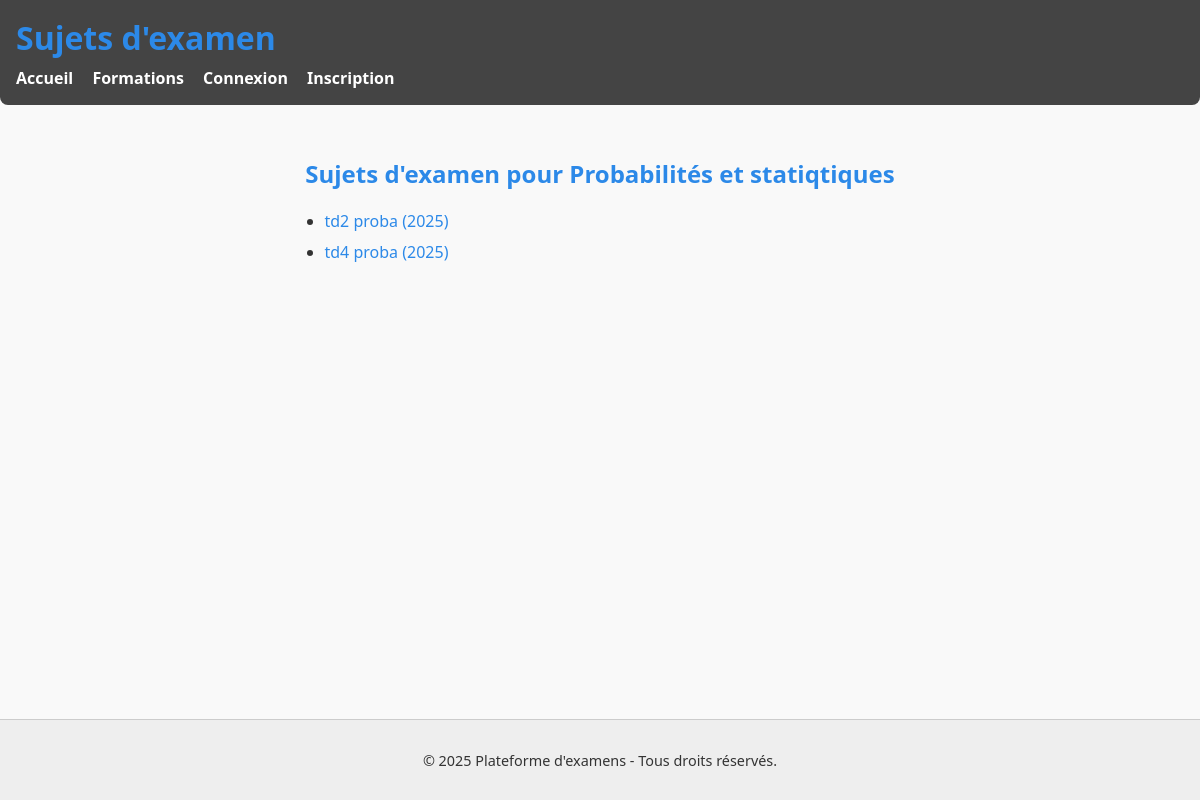
The app's page /sujets/5 with its own data.
### tables this page shows
CREATE TABLE formation (
            id INTEGER PRIMARY KEY AUTOINCREMENT,
            name TEXT
        );

CREATE TABLE subject (
            id INTEGER PRIMARY KEY AUTOINCREMENT,
            title TEXT,
            description TEXT,
            year INT,
            course TEXT,
            file_path TEXT,
            formation_id INTEGER
        );

### server.py (the view)
@app.get('/sujets/<int:formation_id>')
def sujets_par_formation(formation_id):
    subjects = model.get_subjects_by_formation(formation_id)
    formation = model.get_formation(formation_id)
    if not formation:
        return "Formation non trouvée", 404
    return render_template('subjects_by_formation.html', subjects=subjects, formation=formation)

### data_model.py (called while the page is built)
def db_fetch(query, args=(), all=False, db_name=DBFILENAME):
  with sqlite3.connect(db_name) as conn:
    conn.row_factory = sqlite3.Row
    cur = conn.execute(query, args)
    if all:
      res = cur.fetchall()
      if res:
        res = [dict(e) for e in res]
      else:
        res = []
    else:
      res = cur.fetchone()
      if res:
        res = dict(res)
  return res

def get_formation(id):
    return db_fetch("SELECT * FROM formation WHERE id = ?", (id,))

def get_subjects_by_formation(formation_id):
    return db_fetch(
        "SELECT * FROM subject WHERE formation_id = ? ORDER BY year DESC",
        (formation_id,),
        all=True
    )

### templates/subjects_by_formation.html (shortened to what this page needs)
{% extends "base.html" %}
{% block content %}
<h2>Sujets d'examen pour {{ formation.name }}</h2>
<ul>
    {% for subject in subjects %}
    <li><a href="{{ url_for('subject_detail', id=subject.id) }}">{{ subject.title }} ({{ subject.year }})</a></li>
    {% endfor %}
</ul>
{% endblock %}

### templates/base.html (shortened to what this page needs)
<!DOCTYPE html>
<html lang="fr">
<head>
    <link rel="stylesheet" href="{{ url_for('static', filename='style.css') }}">
</head>
<body>
    <header>
        <h1>Sujets d'examen</h1>
        <nav>
            <a href="{{ url_for('home') }}">Accueil</a>
            <a href="{{ url_for('formations_list') }}">Formations</a>
            {% if 'user_id' in session %}
                <a href="{{ url_for('new_subject_form') }}">Ajouter un sujet</a>
                <a href="{{ url_for('logout') }}">Déconnexion</a>
            {% else %}
                <a href="{{ url_for('login_page') }}">Connexion</a>
                <a href="{{ url_for('new_user_page') }}">Inscription</a>
            {% endif %}
        </nav>
    </header>
    <main>
        {% block content %}{% endblock %}
    </main>
    <footer>
        <p>&copy; {{ 2025 }} Plateforme d'examens - Tous droits réservés.</p>
    </footer>
</body>
</html>

### static/style.css (style rules this page uses)
html, body { height: 100%; margin: 0; padding: 0; display: flex; flex-direction: column; font-family: 'Segoe UI', sans-serif; background-color: #f9f9f9; color: #333; }
main { flex: 1; max-width: 900px; margin: 0 auto; padding: 2rem; }
header { background-color: #444; color: white; padding: 1rem; border-radius: 0 0 8px 8px; position: sticky; top: 0; z-index: 1000; }
header h1 { margin: 0; }
nav { margin-top: 0.5rem; }
nav a { color: white; margin-right: 15px; text-decoration: none; font-weight: bold; }
footer { background-color: #eee; text-align: center; padding: 1rem; font-size: 0.9rem; border-top: 1px solid #ccc; margin-top: auto; }
h1, h2 { color: #2c89e8; }
a { color: #2c89e8; text-decoration: none; }
ul { padding-left: 1.2rem; }
ul li { margin-bottom: 0.6rem; }

### records on screen
formation: name "Probabilités et statiqtiques"
subject: title "td2 proba", year "2025"
subject: title "td4 proba", year "2025"

### other values on screen
{{ 2025 }} "2025"
